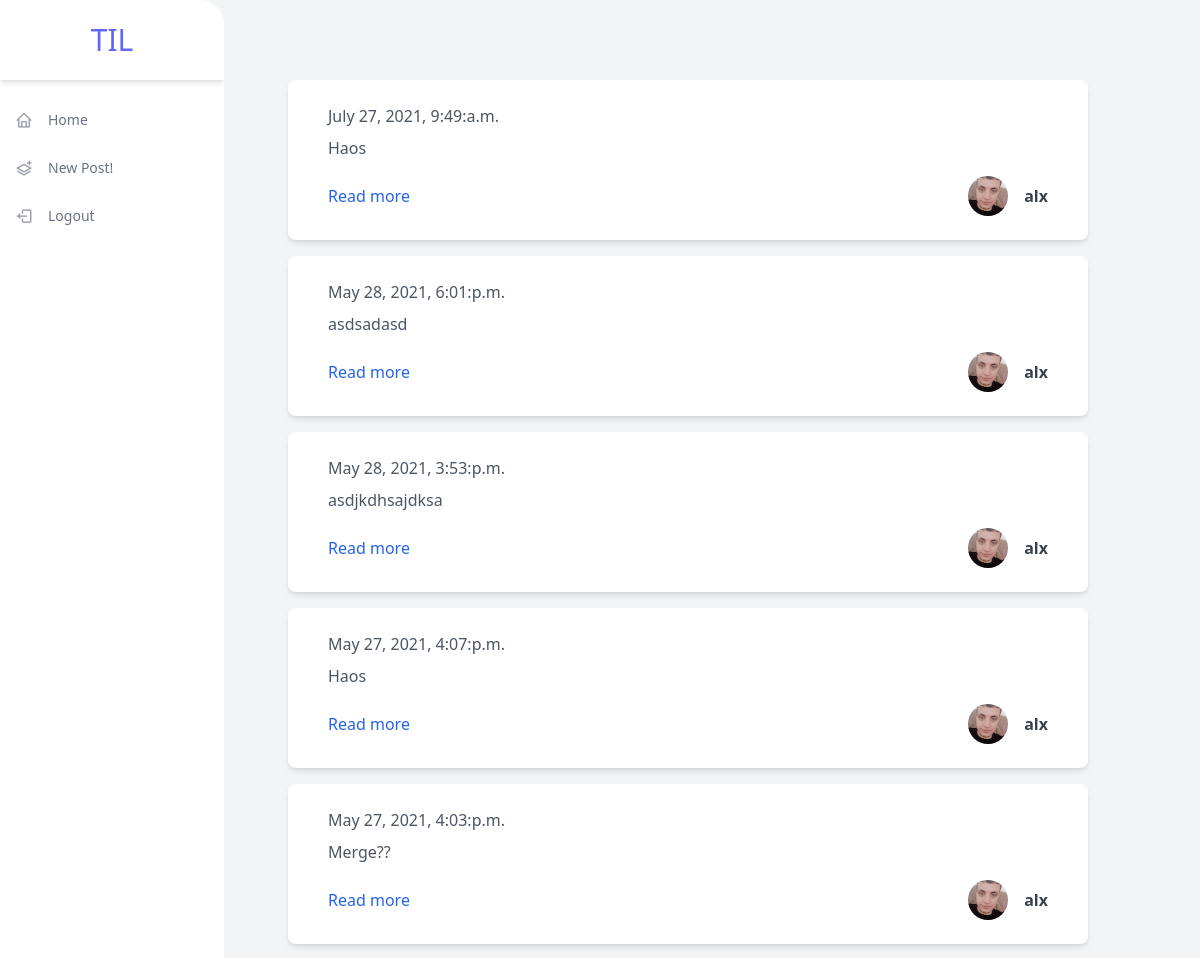
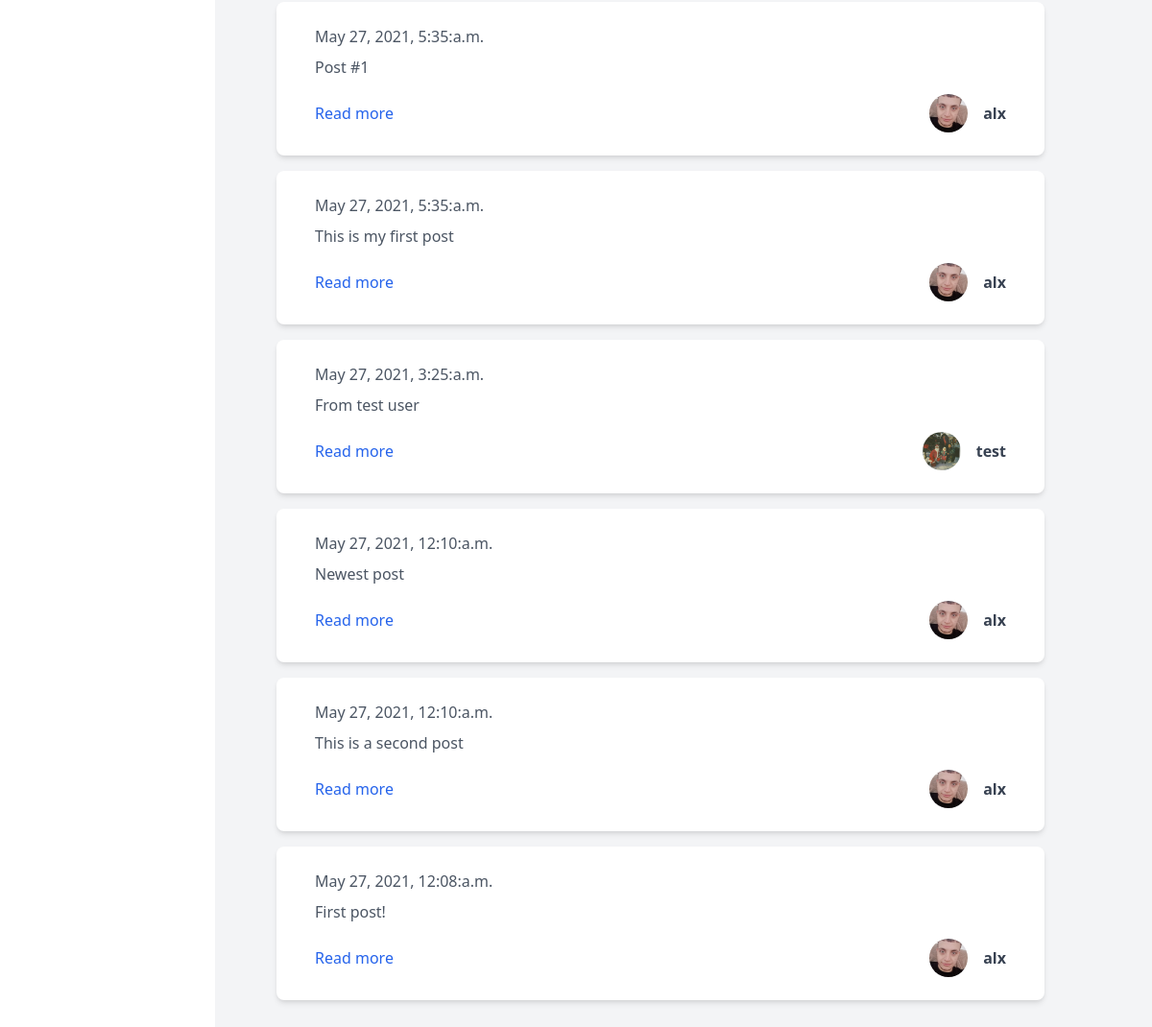
The app's page / (signed in) with its own data (2 pictures, top to bottom).
### feed/models.py (models this page shows, shortened)
class Post(models.Model):
    text = models.CharField(max_length=240)
    date = models.DateTimeField(auto_now = True)
    author= models.ForeignKey(
        User,
        on_delete=models.CASCADE,
    )

### feed/views.py (the view)
# urls.py: path("", views.HomePage.as_view(), name="index"),
class HomePage(TemplateView):
    http_method_names = ["get"]
    template_name = "feed/homepage.html"
    def dispatch(self, request, *args, **kwargs):
        self.request = request
        return super().dispatch(request, *args, **kwargs)
    def get_context_data(self, *args, **kwargs):
        context = super().get_context_data(*args, **kwargs)
        if self.request.user.is_authenticated:
            following = list(Follower.objects.filter(followed_by=self.request.user).values_list('following', flat = True))
            if not following:
                posts = Post.objects.all().order_by('-id')[0:30]
            else:
                posts = Post.objects.filter(author__in=following).order_by('-id')[0:60]
        else:
            posts = Post.objects.all().order_by('-id')[0:30]
        context['posts'] = posts
        return context

### feed/templates/feed/homepage.html (shortened to what this page needs)
{% extends 'base.html' %}
{%block body%}
    <div id="posts-container">
        {% for post in posts %}
            {% include "includes/post.html" with post=post show_detail_link=True %}
        {% endfor %}
    </div>
{%endblock%}

### til/templates/includes/post.html (shortened to what this page needs)
{% load thumbnail %}
<div class="max-w-4xl px-10 my-4 py-6 bg-white rounded-lg shadow-md" style="width: 50rem">
    <div class="flex justify-between items-center">
        <span class="font-light text-gray-600">{{post.date|date:"F j, Y, g:i:a"}}</span>
    </div>
    <div class="mt-2">
        <p class="mt-2 text-gray-600">{{post.text}}</p>
    </div>
    <div class="flex justify-between items-center mt-4">
        {% if  show_detail_link %}
            <a class="text-blue-600 hover:underline" href="{% url 'feed:detail' post.id %}">
                Read more
            </a>
        {% else %}
            <span>&nbsp</span>
        {% endif %}
        <div>
            <a class="flex items-center" href="{% url 'profiles:detail' post.author.username %}">
                {% thumbnail post.author.profile.image "373x372" crop="center" as im %}
                    <img class="mx-4 w-10 h-10 object-cover rounded-full hidden sm:block" src="{{im.url}}" alt="avatar">
                {% endthumbnail %}
                <h1 class="text-gray-700 font-bold">{{post.author.username}}</h1>
            </a>
        </div>
    </div>
</div>

### records on screen
Post: date "July 27, 2021, 9:49:a.m.", text "Haos", author.username "alx"
Post: date "May 28, 2021, 6:01:p.m.", text "asdsadasd", author.username "alx"
Post: date "May 28, 2021, 3:53:p.m.", text "asdjkdhsajdksa", author.username "alx"
Post: date "May 27, 2021, 4:07:p.m.", text "Haos", author.username "alx"
Post: date "May 27, 2021, 4:03:p.m.", text "Merge??", author.username "alx"
Post: date "May 27, 2021, 5:35:a.m.", text "Post #1", author.username "alx"
Post: date "May 27, 2021, 5:35:a.m.", text "This is my first post", author.username "alx"
Post: date "May 27, 2021, 3:25:a.m.", text "From test user", shows a picture, author.username "test"
Post: date "May 27, 2021, 12:10:a.m.", text "Newest post", author.username "alx"
Post: date "May 27, 2021, 12:10:a.m.", text "This is a second post", author.username "alx"
Post: date "May 27, 2021, 12:08:a.m.", text "First post!", author.username "alx"
